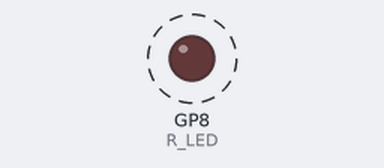
This program was run on a simulated Raspberry Pi Pico running MicroPython. Shown: output pins drawn as LEDs (lit = HIGH). Dashed ring = blinking.

Above: at 0.5 s.
Timing chart, 0 to 4.6 s (numbered marks = the images above):
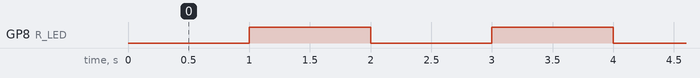

Measured:
- by itself, GP8 (R_LED): alternates HIGH for 1.0 s and LOW for 1.0 s

The program:

timer.py
```python
from machine import Timer   # Import the Timer class from the machine module.
from machine import Pin     # Import the Pin class from the machine module.

ledstate = 0;               # Define a global variable
R_LED = Pin(8, Pin.OUT)     # create output pin on GPIO8

def mycallback(t):          # Timed interrupt function
    global ledstate         # Use the "global" keyword to declare that the variable is global, otherwise it is local.
    ledstate = 1 - ledstate # The global variable ledstate is either 0 or 1.
    R_LED.value(ledstate)   # Turn on or off the LED.

# periodic at 1Hz
tim = Timer(freq=1, mode=Timer.PERIODIC, callback=mycallback)

# tim.deinit()              # Stops the timer, and disables the timer peripheral

while True:                 # Always empty loop
    pass
```
